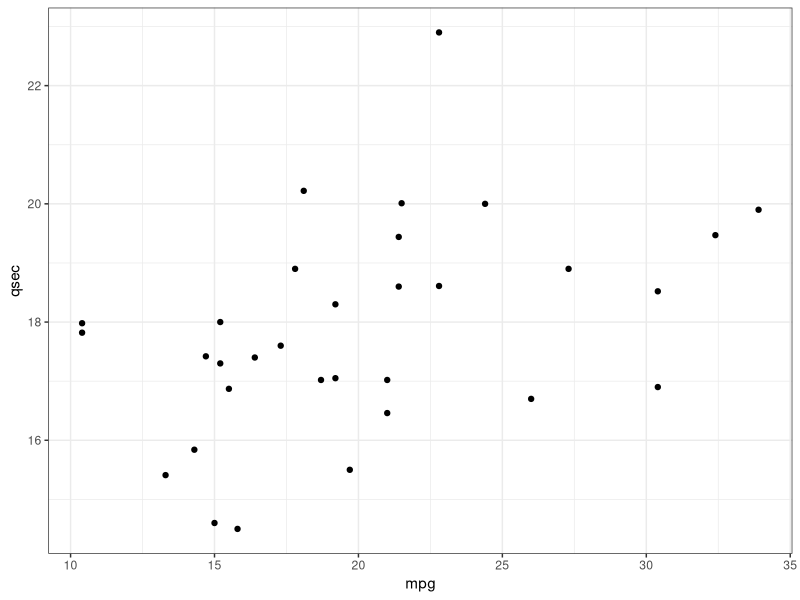
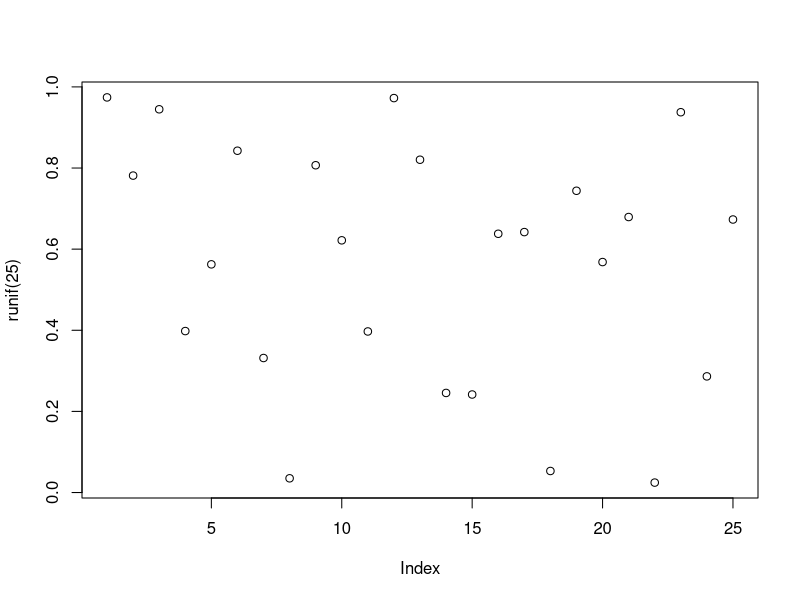

R code for these plots, in order:
## ---- chunk 1
library(knitr)
knit_hooks$set(plot = function(x, options) {
  if ('tikz' %in% options$dev && !options$external) {
    hook_plot_tex(x, options)
  } else hook_plot_md(x, options)
})
## ---- chunk 2
library(ggplot2)
print(ggplot(mtcars, aes(x = mpg, y = qsec)) + geom_point() + theme_bw())
## ---- chunk 3
plot(runif(25) ~ runif(25))
## ---- chunk 4
print(xtable::xtable(head(mtcars)[,1:4], 
caption = "Integer at eros luctus", label = "tab1"), 
comment = FALSE, timestamp = FALSE, caption.placement = "top")
## ---- chunk 5
head(mtcars)[,1:4]
